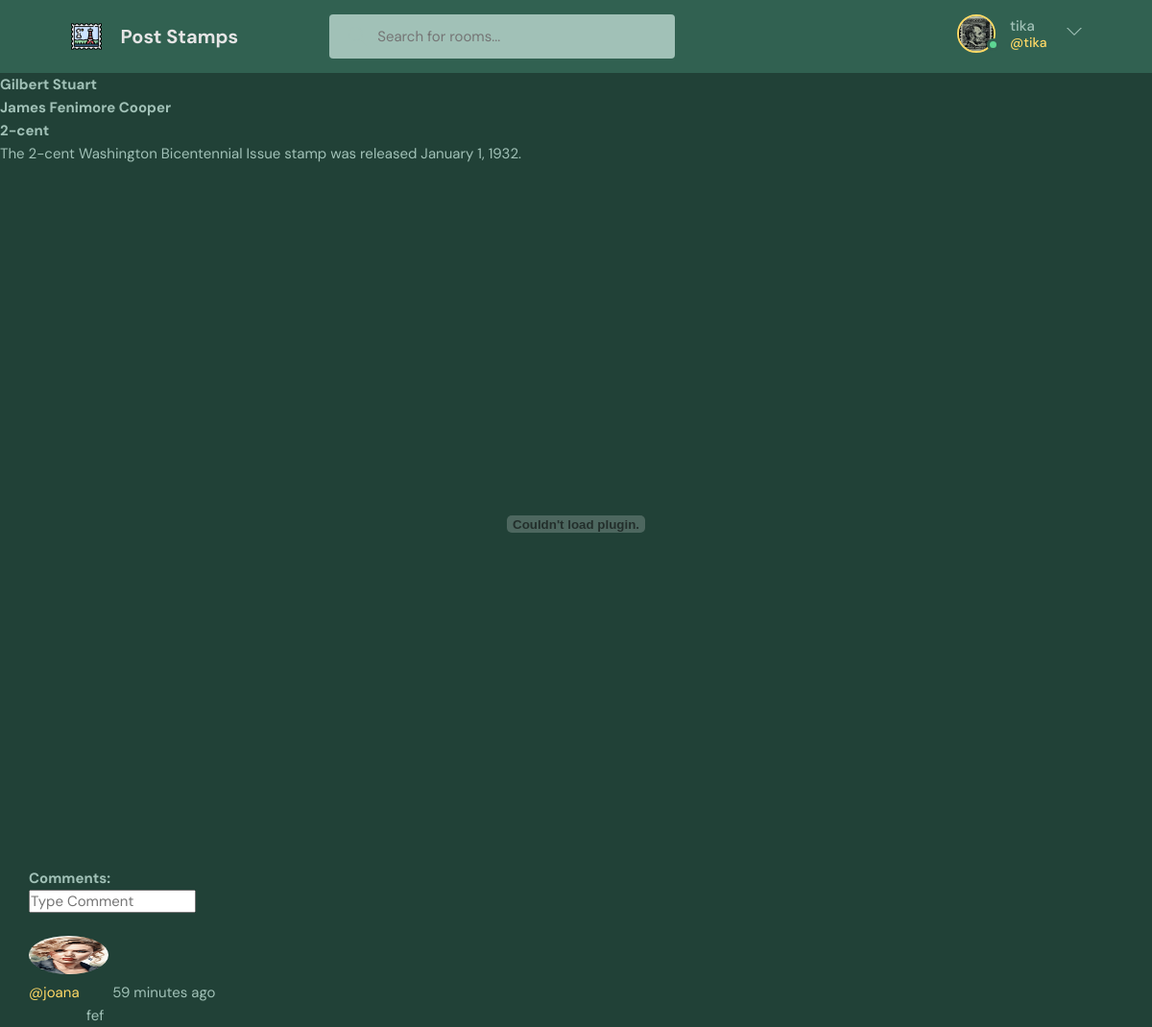
/view/2/ (signed in), run on the app's committed database.
### base/models.py (models this page shows, shortened)
class User(AbstractUser):
    marks = models.ManyToManyField(Mark, blank=True, related_name='users')
    bio = models.TextField(null=True)
    avatar = models.ImageField(null=True, default='avatar.svg')

class Mark(models.Model):
    creator = models.ForeignKey('User', on_delete=models.SET("Unknown Creator"))
    author = models.ForeignKey(Author, on_delete=models.SET("Unknown Author"))
    image = models.ImageField(null=True, blank=True)
    name = models.CharField(max_length=200)
    denomination = models.ManyToManyField(Denomination, blank=True, related_name='marks')
    description = models.TextField(max_length=300)
    file = models.FileField(null=True)
    created = models.DateTimeField(auto_now_add=True)
    class Meta:
        ordering = ["created"]

class Author(models.Model):
    name = models.CharField(max_length=200)
    def __str__(self):
        return self.name

class Denomination(models.Model):
    objects = None
    name = models.CharField(max_length=300)
    def __str__(self):
        return self.name

class Comment(models.Model):
    user = models.ForeignKey(User, on_delete=models.CASCADE)
    mark = models.ForeignKey(Mark, on_delete=models.CASCADE)
    body = models.TextField()
    created = models.DateTimeField(auto_now_add=True)
    class Meta:
        ordering = ['-created']

### base/views.py (the view)
# urls.py: path('view/<str:id>/', views.view, name='view'),
@login_required(login_url='login')
def view(request, id):
    mark = Mark.objects.get(id=id)
    mark_comments = mark.comment_set.all().order_by('-created')
    if request.method =='POST':
        comment = Comment.objects.create(
            user=request.user,
            mark=mark,
            body=request.POST.get('body')
        )
    return render(request, 'base/view.html', {'mark': mark, 'comments': mark_comments})

### base/templates/base/view.html (shortened to what this page needs)
{% extends 'main.html' %}
{% block content %}
    <h1>{{ mark.name }}</h1>
    <h2>{{ mark.author }}</h2>
    <h3>
        {% for denomination in mark.denomination.all %}
            {{ denomination }}
        {% endfor %}
    </h3>
    <p>{{ mark.description }}</p>
    {% load static %}
    <br>
    <embed src="{% static mark.file.url %}" width="100%" height="700px" scrolling="auto"/>
    <br>
    <div style="margin-left: 30px;">
        <h2>Comments:</h2>
        <form method="POST" action="">
            <input name="body" placeholder="Type Comment">
        </form>
        <br>
        {% for comment in comments %}
            <div>
                <a href="{% url 'profile' comment.user.id %}">
                    <img src="{{ comment.user.avatar.url }}" height="40px" style="border-radius: 50%">
                    <span>@{{ comment.user.username }}</span>
                </a>
                <span>{{ comment.created | timesince }} ago</span>
            </div>
            <div>
                <p style="margin-left: 60px;">{{ comment.body }}</p>
            </div>
        {% endfor %}
    </div>
{% endblock %}

### templates/main.html (shortened to what this page needs)
<!DOCTYPE html>
<html lang="en">
    <head>
        {% load static %}
        <link rel="stylesheet" href="{% static 'styles/style.css' %}">
    </head>
    <body>
        {% include 'navbar.html' %}
        {% block content %}
        {% endblock %}
    </body>
</html>

### templates/navbar.html (shortened to what this page needs)
{% load static %}
<header class="header header--loggedIn">
      <div class="container">
        <a href="{% url 'home' %}" class="header__logo">
          <img src="{% static 'images/post-stamp.png' %}" />
          <h1>Post Stamps</h1>
        </a>
        <form class="header__search">
          <label>
            <input name="q" placeholder="Search for rooms..." />
          </label>
        </form>
        <nav class="header__menu">
          {% if request.user.is_authenticated %}
            <div class="header__user">
              <a href="{% url 'profile' request.user.id %}">
                <div class="avatar avatar--medium active">
                  <img src="{{ request.user.avatar.url }}" />
                </div>
                <p>{{ request.user.username }}<span>@{{ request.user.username }}</span></p>
              </a>
              <button class="dropdown-button">
                <svg version="1.1" xmlns="http://www.w3.org/2000/svg" width="32" height="32" viewBox="0 0 32 32">
                  <title>chevron-down</title>
                  <path d="M16 21l-13-13h-3l16 16 16-16h-3l-13 13z"></path>
                </svg>
              </button>
            </div>
          {% else %}
            <a href="{% url 'login' %}">
              <img src="{% static 'images/avatar.svg' %}" />
              <p>Login</p>
            </a>
          {% endif %}
        </nav>
      </div>
</header>

### static/styles/style.css (style rules this page uses)
:root { --color-main: #ffd966; --color-main-light: #e1f6fb; --color-dark: #316151; --color-dark-medium: #A1C1B7; --color-dark-light: #A1C1B7; --color-light: #e5e5e5; --color-gray: #A1C1B7; --color-light-gray: #A1C1B7; --color-bg: #214137; --color-success: #5dd693; --color-error: #fc4b0b; }
* { font-family: "DM Sans", -apple-system, BlinkMacSystemFont, "Segoe UI", Roboto, Oxygen, Ubuntu, Cantarell, "Open Sans", "Helvetica Neue", sans-serif; margin: 0; padding: 0; box-sizing: border-box; text-rendering: optimizeLegibility; font-size: inherit; }
html { font-size: 56.25%; }
@media only screen and (min-width: 1200px) { html { font-size: 62.5%; } }
body { line-height: 1.6; font-weight: 400; font-size: 1.5rem; color: var(--color-light-gray); background-color: var(--color-bg); min-height: 100vh; }
img { width: 100%; }
a { display: inline-block; color: var(--color-main); text-decoration: none; }
.container { max-width: 120rem; width: 90%; margin: auto; }
.avatar { position: relative; display: inline-block; border-radius: 50%; border: 2px solid var(--color-main); }
.avatar img { display: block; border-radius: 50%; object-fit: cover; object-position: center; }
.avatar::after { content: ""; display: block; position: absolute; background-color: var(--color-gray); z-index: 111; border-radius: 50%; border: 0.3rem solid var(--color-dark); }
.avatar.active::after { background-color: var(--color-success); }
.avatar.avatar--medium img { width: 3.6rem; height: 3.6rem; border-radius: 50%; }
.avatar.avatar--medium:after { width: 0.7rem; height: 0.7rem; bottom: 0px; right: -6px; }
.header { padding: 1.5rem; background-color: var(--color-dark); }
.header > .container { display: flex; gap: 9.5rem; }
.header__logo, .header__user { display: flex; gap: 2rem; align-items: center; }
.header__logo > img { height: 3.2rem; width: 3.2rem; }
.header__logo > h1 { font-weight: 700; font-size: 2rem; color: var(--color-light); }
.header__search > label { background-color: var(--color-dark-medium); padding: 1.3rem 1rem; display: flex; align-items: center; gap: 1rem; border-radius: 4px; }
.header__search svg { fill: var(--color-gray); width: 2rem; height: 2rem; margin-left: 1rem; }
.header__search input { width: 30rem; background: transparent; border: none; outline: none; color: var(--color-light); }
.header__menu { margin-left: auto; position: relative; }
.header__menu a { display: flex; gap: 1.5rem; align-items: center; font-weight: 500; text-decoration: none; color: var(--color-gray); }
.header__menu img { height: 3.6rem; }
.header__menu p { line-height: 1.2; }
.header__menu span { color: var(--color-main); font-weight: 500; font-size: 1.4rem; display: block; }
.header__menu svg { width: 1.6rem; height: 1.6rem; fill: var(--color-dark-light); }
.dropdown-button { background: transparent; border: 0; outline: 0; cursor: pointer; }

### data on the page
User: user.avatar (picture), user.username "tika"
Mark: name "Gilbert Stuart", author "James Fenimore Cooper", description "The 2-cent Washington Bicentennial Issue stamp was released January 1, 1932."
Denomination: name "2-cent"
Comment: user.avatar (picture), user.username "joana", created "59 minutes", body "fef"
